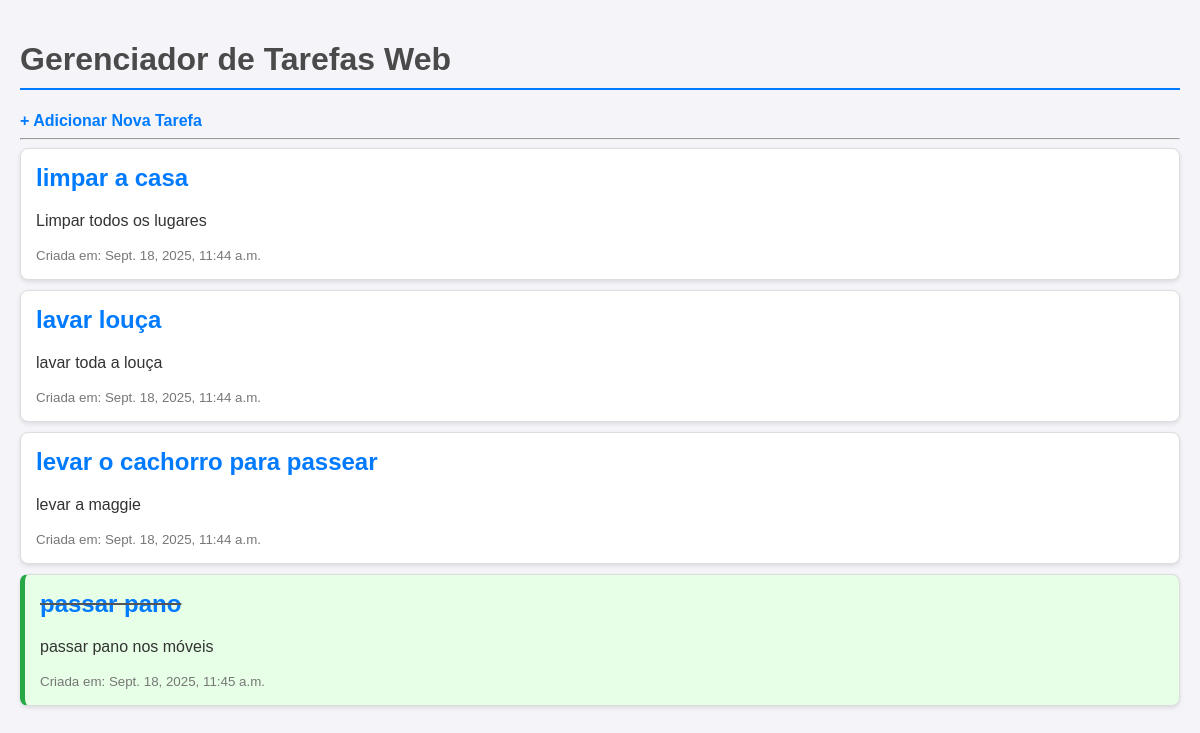
Page /tarefas/ on the earlier database version.
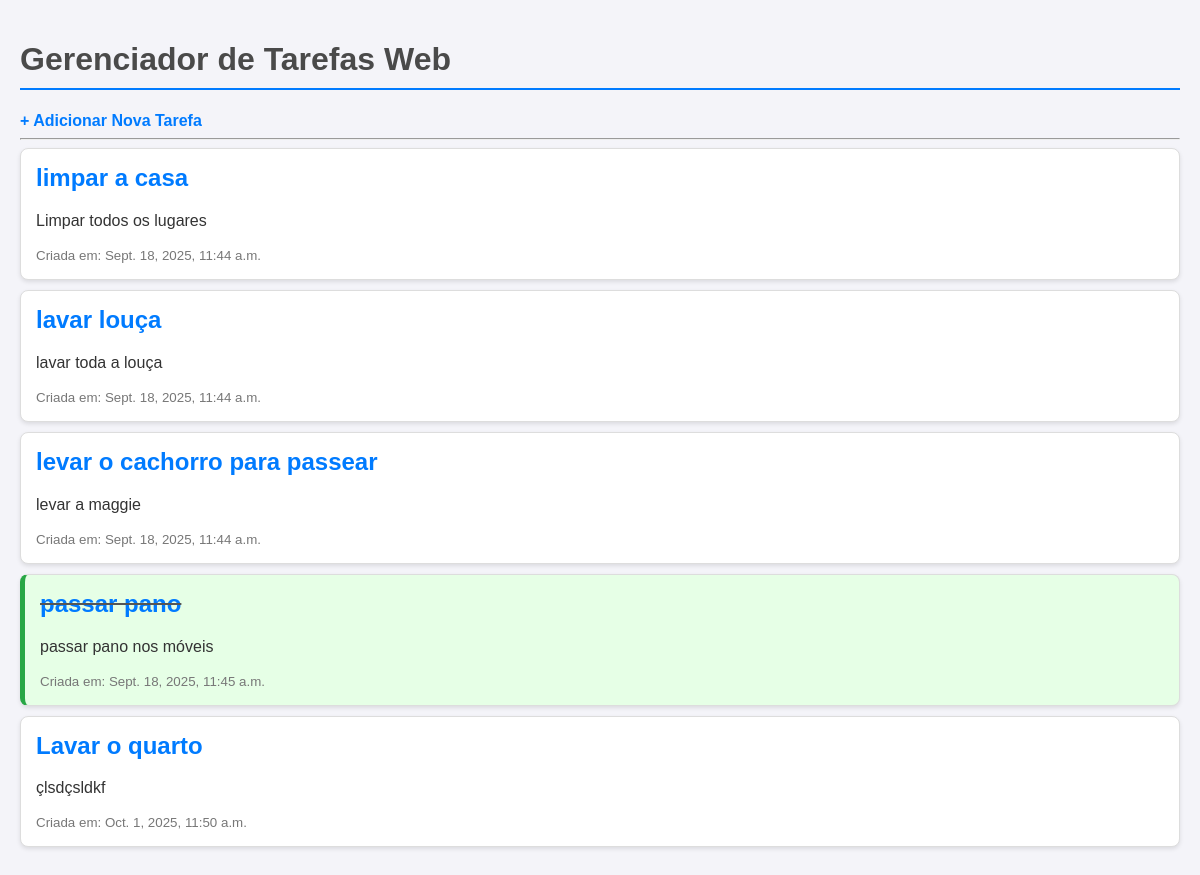
Same page on the later database version.
### tarefas/models.py (models this page shows, shortened)
class Tarefa(models.Model):
    titulo = models.CharField(max_length=200)
    descricao = models.TextField(blank=True, null=True)
    data_criacao = models.DateTimeField(auto_now_add=True)
    concluida = models.BooleanField(default=False)
    projeto = models.ForeignKey(Projeto, on_delete=models.CASCADE, null=True, blank=True)

### tarefas/views.py (the view)
# urls.py: path('', views.listar_tarefas, name='lista_tarefas'),
def listar_tarefas(request):
    tarefas_salvas = Tarefa.objects.all()
    contexto = {
        'minhas_tarefas': tarefas_salvas
    }
    return render(request, 'tarefas/lista.html', contexto)

### tarefas/templates/tarefas/lista.html (shortened to what this page needs)
<!DOCTYPE html>
<html lang="pt-br">
<head>
    {% load static %}
    <link rel="stylesheet" href="{% static 'lista/lista.css' %}">
</head>
<body>
    <h1>Gerenciador de Tarefas Web</h1>
    <a href="{% url 'adicionar_tarefa' %}"><strong>+ Adicionar Nova Tarefa</strong></a>
    <hr>
    {% for tarefa in minhas_tarefas %}
        <div class="tarefa {% if tarefa.concluida %}concluida{% endif %}">
            <h2><a href="{% url 'detalhe_tarefa' tarefa.id %}">{{ tarefa.titulo }}</a></h2>            <p>{{ tarefa.descricao }}</p>
            <small>Criada em: {{ tarefa.data_criacao }}</small>
        </div>
    {% empty %}
        <p>Nenhuma tarefa cadastrada ainda. Adicione algumas no <a href="/admin/">Admin</a>!</p>
    {% endfor %}
</body>
</html>

Differences in the rows shown:
added Tarefa: titulo "Lavar o quarto", descricao "çlsdçsldkf", data_criacao "Oct. 1, 2025, 11:50 a.m."
